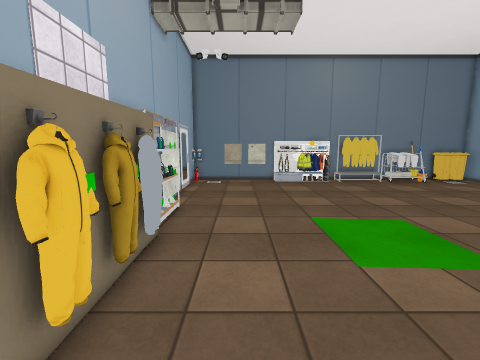
View 1 (above)

12 first-person views from a walk through a 3-D level made in the Unity game engine. The camera is 1.5 m above the floor, tilts 8° down and sees 90° across. The floor is counted in squares, 0.5 m on a side. Each view is taken from the middle of a square. On the plan, view 1 faces up. The plan holds only what a view shows up to about 19 squares ahead; the rest is blank. The place goes on beyond the plan. The player character is not drawn. Some surface patterns are stand-ins.

View 2
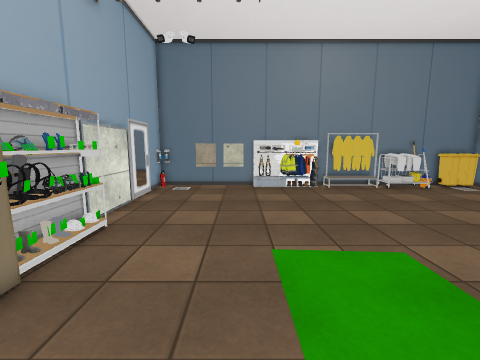

View 3
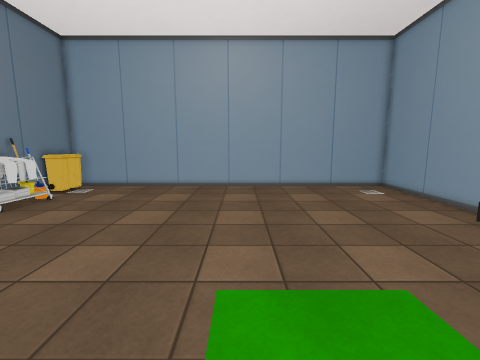

View 4
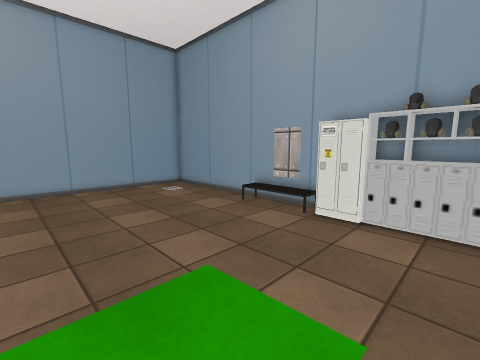

View 5
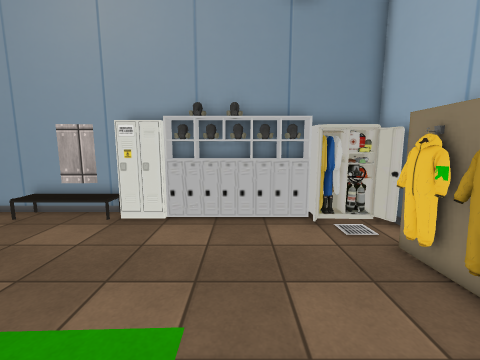

View 6
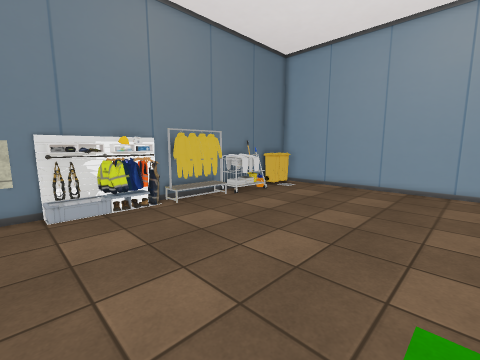

View 7
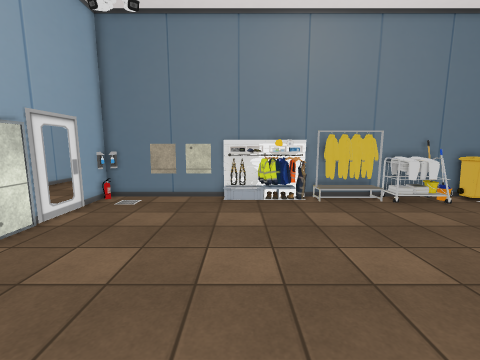

View 8
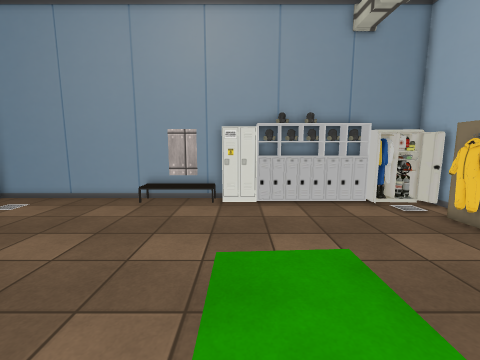

View 9
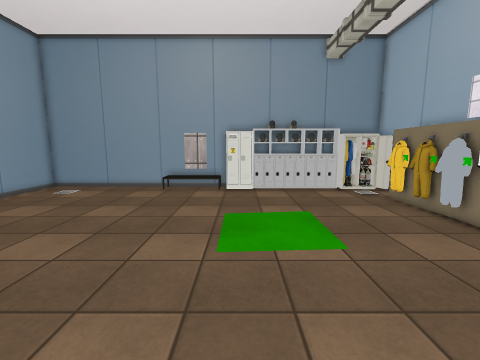

View 10
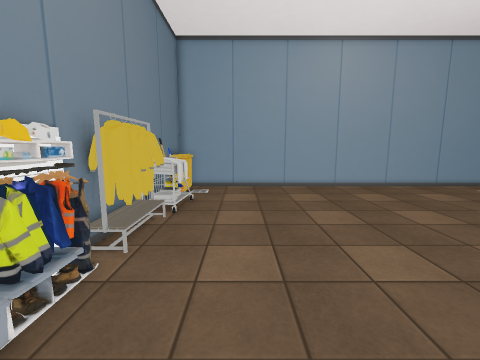

View 11
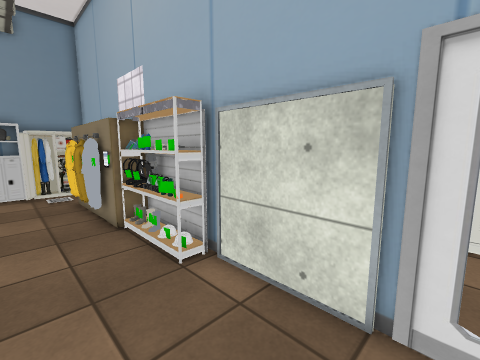

View 12
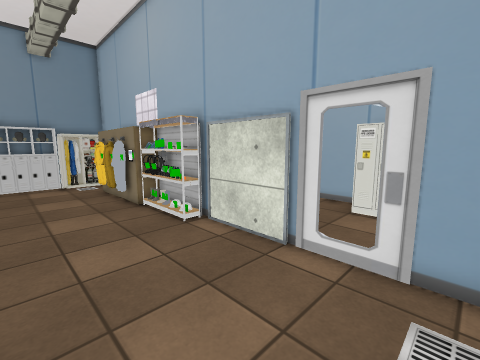

### Floor plan
Key: @ floor where view 1 was taken; # wall or solid block; x gap in a wall; . floor; = window, fence, low wall or low ledge; ^ raised ledge; O other object.
Columns run from 4 left of view 1 to 20 right of it. Each row starts with its distance up from view 1.
 22                 #O#######
 21 #################OOOO^^##
 20 #.........=..####OOO.#^=#
 19 #.......................#
 18 ........................#
 17 x.......................#
 16 #.......................#
 15 #.......................#
 14 #.......................#
 13 #.......................#
 12 #O......................#
 11 ##......................#
 10 #O......................#
  9 #=......................#
  8 ##......................#
  7  O#.....................#
  6  O#.....................#
  5  O#.....................#
  4  O#.....................#
  3  O#.....................#
  2  O......................#
  1 #.......................#
  0 #..O@...................#
 -1 #OOOOOOOOOOOOOOO........#
 -2 #########################

Where each view was taken, in squares from view 1:
view 1: 0 up, 0 right, facing up
view 2: 3 up, 2 right, facing up
view 3: 9 up, 2 right, facing right
view 4: 9 up, 2 right, facing down-right
view 5: 9 up, 2 right, facing down
view 6: 9 up, 2 right, facing up-right
view 7: 7 up, 4 right, facing up
view 8: 12 up, 6 right, facing down
view 9: 16 up, 6 right, facing down
view 10: 17 up, 2 right, facing right
view 11: 17 up, 0 right, facing down-left
view 12: 20 up, 2 right, facing down-left
